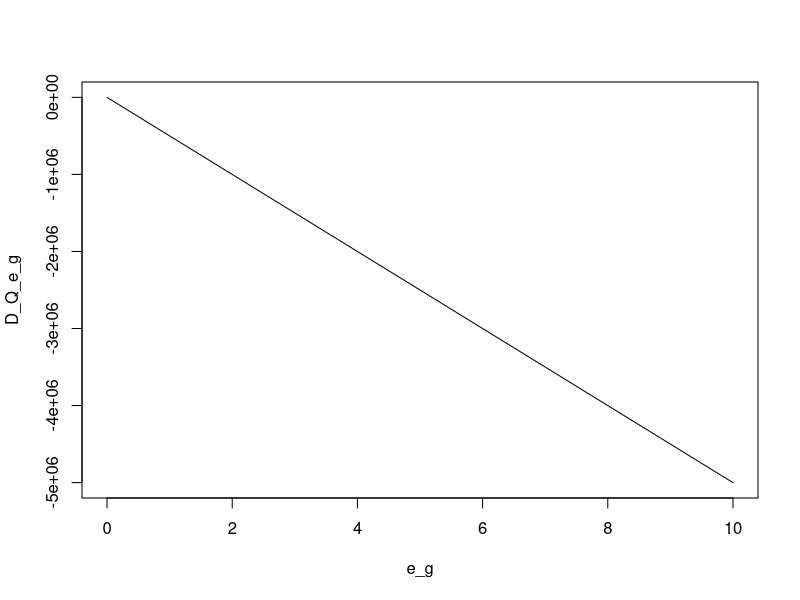
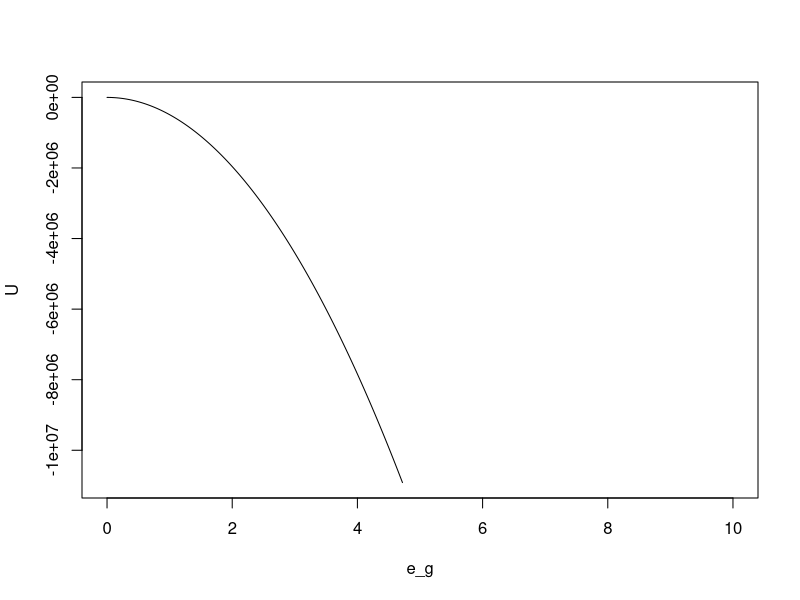
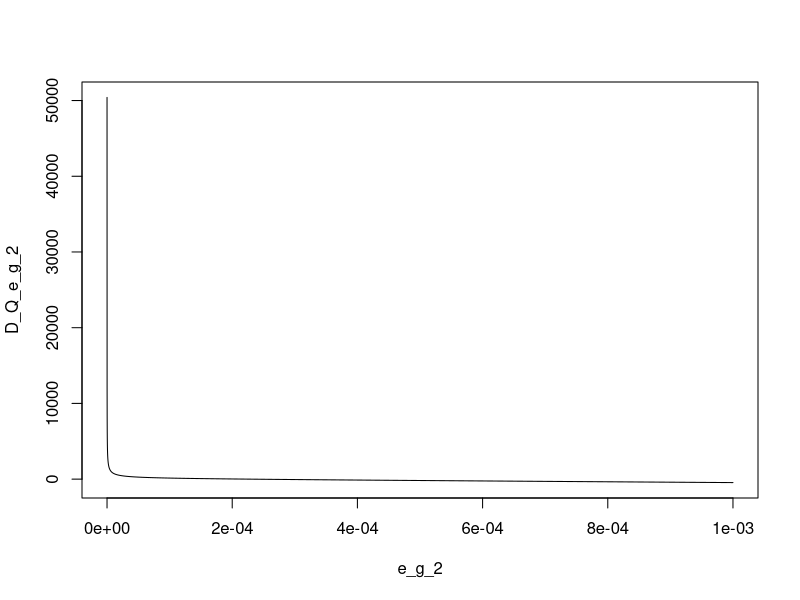
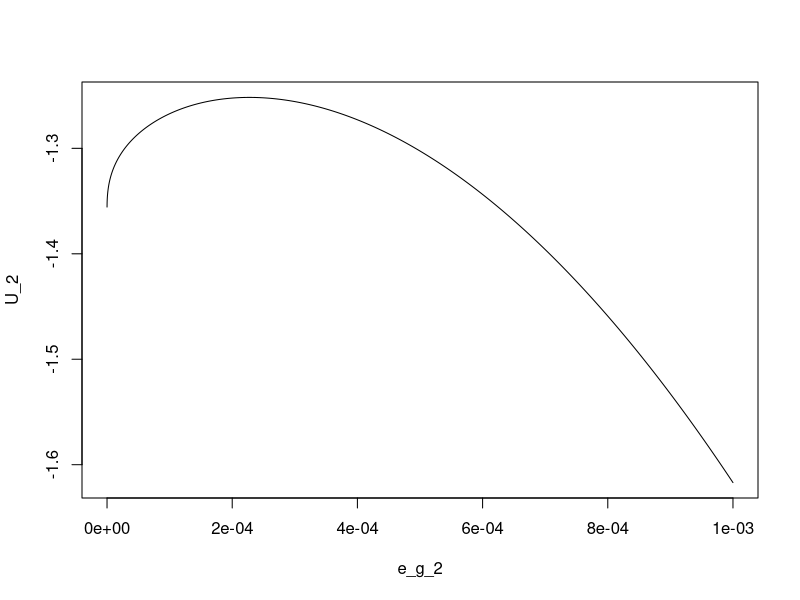
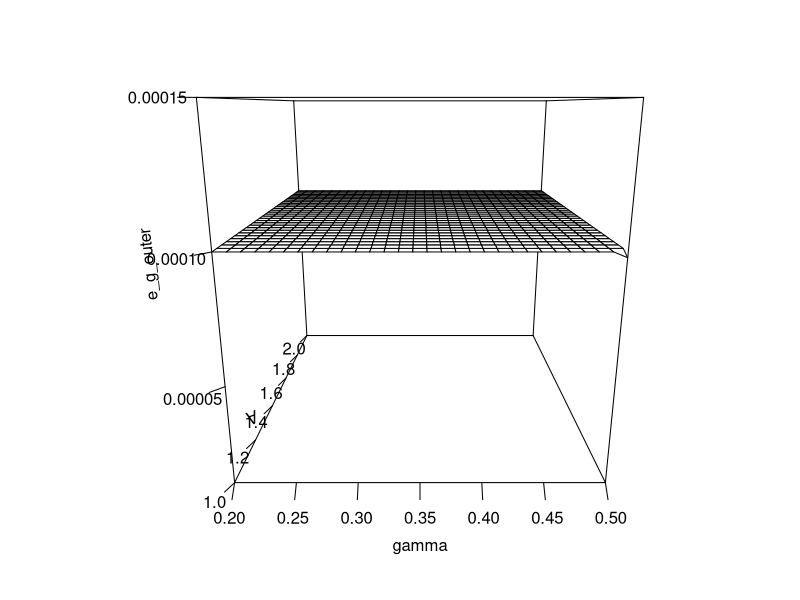
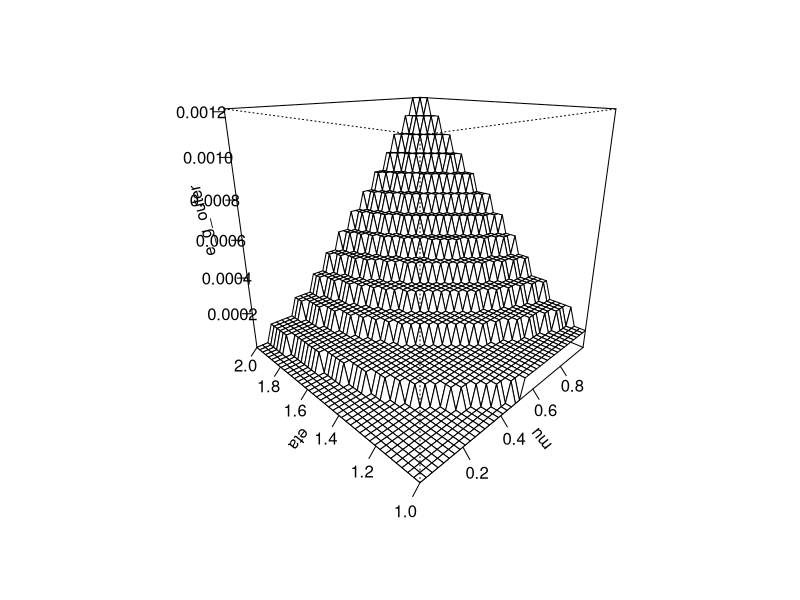

Here is the R script that generated these plots, in order:
# Define parameter values
A <- 2; eta <- 2; mu <- 0.2; N <- 100; gamma <- 0.4

# Define HH level emission output vector
e_g <- seq(0,10,by=0.001)

# Calculate a the first derivative of Q w.r.t. e 
D_Q_e_g <- ((gamma*A*e_g^(gamma-1)-1)/(1+A*e_g^(gamma))-e_g)- eta*(N^eta)*(mu^(-eta))*e_g^(eta-1)

# Plot the derivatives:
plot(e_g,D_Q_e_g, type = 'l')

# Get the derivatives for the three smallest outputs:
D_Q_e_g[1:3]

# There is no numerical solution found.


# Alternative: directly maximize the utility w.r.t. e_g: 
# beta is needed; chosen at some plausible level
b <- 0.96

# Give utility function in terms of e_g
U <- log(((1)/(1+b))*(1+A*e_g^(gamma)-e_g)) + b*log(((b)/(1+b))*(1+A*e_g^(gamma)-e_g)) - (1+b)*((e_g*N)/mu)^(eta)

# plot utility function w.r.t. e_g
plot(e_g,U, type = 'l')





# Define the same as before but for shorter range of emission values:
e_g_2 <- seq(0.00000001,0.001,length.out = 10000)
D_Q_e_g_2 <- ((gamma*A*e_g_2^(gamma-1)-1)/(1+A*e_g_2^(gamma))-e_g_2)- eta*(N^eta)*(mu^(-eta))*e_g_2^(eta-1)
U_2 <- log(((1)/(1+b))*(1+A*e_g_2^(gamma)-e_g_2)) + b*log(((b)/(1+b))*(1+A*e_g_2^(gamma)-e_g_2)) - (1+b)*((e_g_2*N)/mu)^(eta)

plot(e_g_2,D_Q_e_g_2, type = 'l')
plot(e_g_2,U_2, type = 'l')

# it appears as the utility is maximized for an output very close to zero, 
# but not exactly zero



#############################################################################################
# It follows the same procedure but to find the optimal emissions for varying gamma and A:
eta <- 2; mu <- 0.2; b <- 0.96
# Define HH level emission output vector
e_g <- seq(0.0000001,0.0001,length.out = 100)
gamma <- seq(0.2,0.5,length.out = 30)
A <- seq(1,2,length.out = 30)
e_g_outer <- matrix(rep(0,30^2),ncol = 30,nrow = 30)

for(i in 1:length(gamma)){
  for(j in 1:length(A)){
    e_g_outer[i,j] <- e_g[which.max(log(((1)/(1+b))*(1+A[j]*e_g^(gamma[i])-e_g)) + 
                            b*log(((b)/(1+b))*(1+A[j]*e_g^(gamma[i])-e_g)) - 
                            (1+b)*((e_g*N)/mu)^(eta))]
  }
}
e_g_outer
persp(gamma,A,e_g_outer,zlim = c(0.00001,0.00015),ticktype = 'detailed')


# It looks like this is almost independent of gamma and A values. Maybe an approach with mu and eta varying explains more:
# vary eta and mu
gamma <- 0.5; A <- 2; b <- 0.96
e_g <- seq(0.0000001,0.01,length.out = 100)
mu <- seq(0.01,0.99,length.out = 40)
eta <- seq(1,2,length.out = 40)
e_g_outer <- matrix(rep(0,40^2),ncol = 40,nrow = 40)

for(i in 1:length(mu)){
  for(j in 1:length(eta)){
    e_g_outer[i,j] <- e_g[which.max(log(((1)/(1+b))*(1+A*e_g^(gamma)-e_g)) + 
                                      b*log(((b)/(1+b))*(1+A*e_g^(gamma)-e_g)) - 
                                      (1+b)*((e_g*N)/mu[i])^(eta[j]))]
  }
}
persp(mu,eta,e_g_outer,ticktype = 'detailed', theta = -45, phi=20)

# clearly the variation  in mu explains the most change, while eta does appear to have a greater influence than A or gamma


